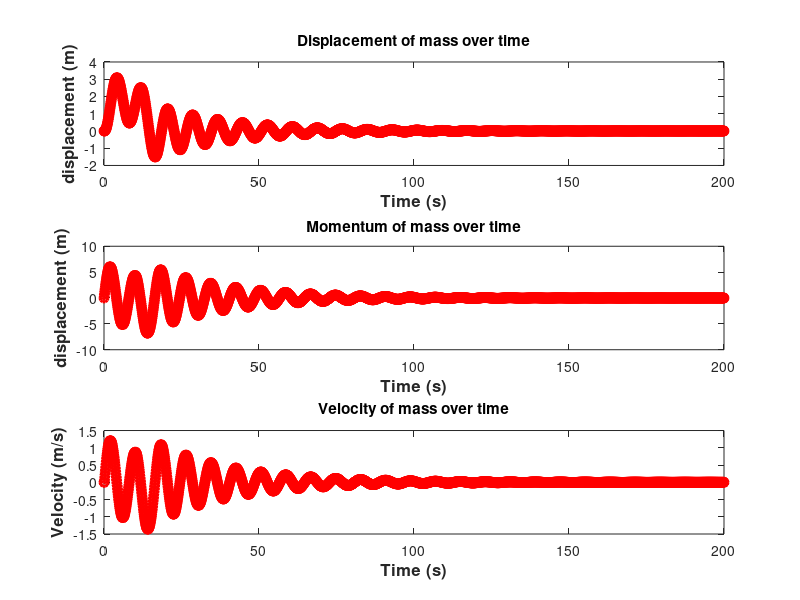
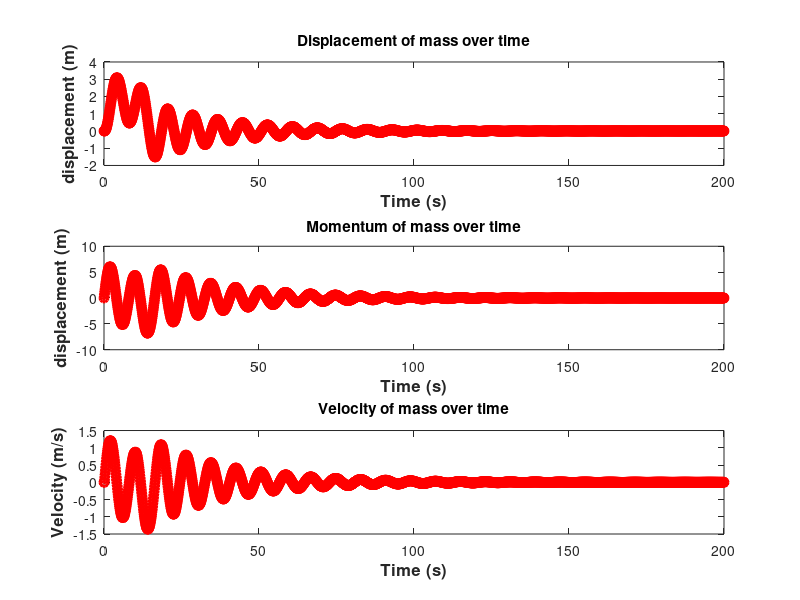
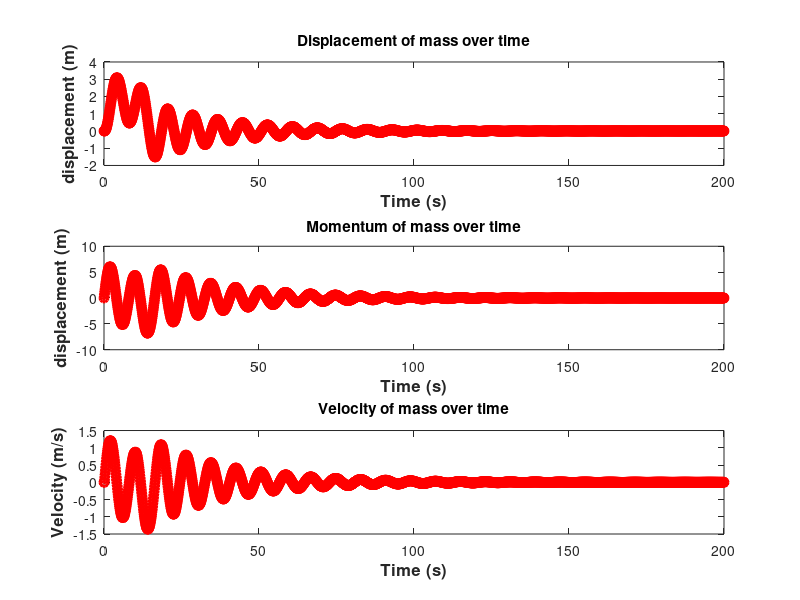
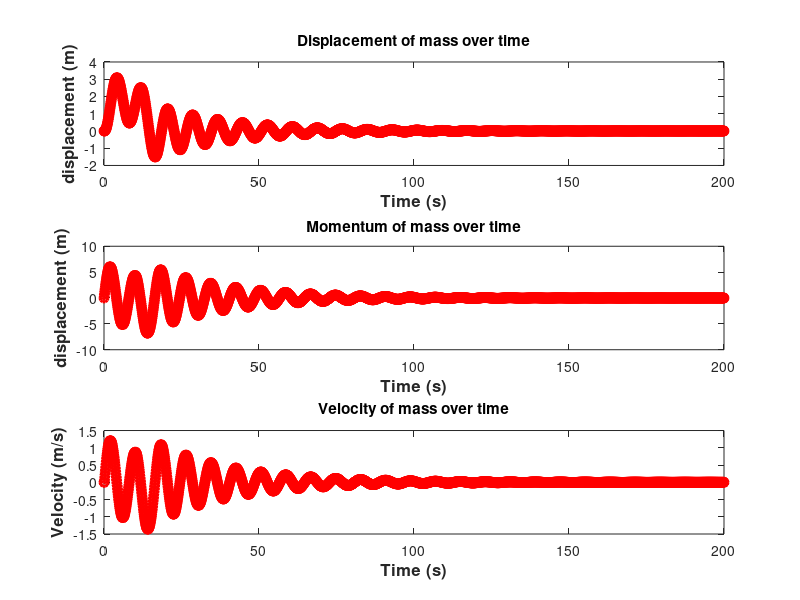

MATLAB code for these plots, in order:
%% This is a script to solve mass damping problem described at
%   Q5 Tutorial 1, CIVL3150. This script serves an example 
%   to solve ordinary differential equation using MATLAB
%  Some good habits to follow when developing your MATLAB script:
%  1. write scripts in three sections: (a) initialization
%    (b) main calculation loop and (c) result analysis
%  2. Declare the meaning and unit of the variable as
%    comment next to it.
%
%% ------- initialize simulation -----
% clear all declared variables
clear

% damper coefficient (kg/sec)
B = 1;

% spring constant (N/m) or (kg m /s2 )
k = 3;

% mass of the object (kg)
M = 5;

% time step (s), remember this value is a numerical parameter
%  Simulation result should always be independent from this parameter.
%  one way to check the dependency is to run the simulation with
%  different dt values and check the difference of the results
dt = 0.1;

% duration of simulation  (s)
tsim = 200;

% number of time steps estimated
nt = tsim/dt+1;

% t_ftd is x-axis (i.e., time) of the key points in the force-time 
%   diagram (s). notice that the last x-axis is the duration of 
%   simulation
t_ftd = [0,10,15,tsim];

% F_ftd is y-axis (i.e., force) of the key points in the force-time 
%   diagram (N or kgms-2). notice that the last y-axis is the force
%   at end of the simulation, which is zero
F_ftd = [5,5,0,0];

% defining arrays. Anything that changes with time can be defined
%   as an array (e.g., flow, converter or stock), the advantage of 
%   using array to store the values is that later one can plot and
%   analyze the change of value over time.
t = zeros(nt,1);
x = zeros(nt,1);
p = zeros(nt,1);
F = zeros(nt,1);
% an array for velocity (m/s), the inital value is 0
% note that the v array here is a converter, not a stock
% more information:
%  converter is a property written as a function of stock, and 
%   it changes over time. The common mistake is that converter
%   is written as function of flow.
%  For example: for the ice melting project, the surface area of
%   ice is a convert, as it changes overtime and it varies with
%   the mass of ice (which is a stoke). However, we never write
%   the surface area of ice as a function of melting rate, which 
%   a flow.
v = zeros(nt,1);

% an array for time (s), the initial time is 0. 
t(1) = 0;

% an array for mass displacement (m), the initial value is 2.
% mass displacement is the first stoke in the system
x(1) = 0;
 
% an array the momentum of the mass
p(1) = 0;

%% ---- main loop, use EULER method to solve the ordinary ---
%  ---- differential equation---
% equation

% defining loop for time
for i = 2:nt
    % the time point (s) of the current time step
    t(i) = t(i-1)+dt;
    % this line reveals that v is a converter as it is a function
    %  of p, which is a stock.
    v(i) = p(i-1)/M;


    % this  subsection gets the force at a time step based on
    % the force-time diagram given in the question brief
    % How it works:
    % cut the diagram into segments which can be represented by a line
    % function. for example, the line made by point (10,5) and (15,0) is the 
    % second segment. 
    % This segment can be expressed by force= ( 5-0)/(15-10) * (time-15) +0
    % The forward time index (F_fIdx) and backward time index (F_bIdx) for 
    % any time between 10 and 15s are 2 and 3. These indices are used to 
    % identify the segments that the current time locates
    % the forward index of time
    % think about how to use similar way to represent flow associated
    % with rainfall in project 2, especially when the simulation needs to 
    % run up to the second year? (function mod would be useful)
    F_fIdx = find((t_ftd-t(i))>0,1);
    % the backward index of time
    F_bIdx = F_fIdx-1;
    % the slope of the line segment
    k_f    = (F_ftd(F_fIdx)-F_ftd(F_bIdx)) / (t_ftd(F_fIdx)-t_ftd(F_bIdx))  ;
    % the force of time step i-1
    F(i-1) = k_f*(t(i-1)-t_ftd(F_fIdx))+F_ftd(F_fIdx) ;



    % net flows associated with the momentum balance
    % as it is using EULER method, all the flow are based on 
    % previous time step; if runge-kutta method is used, this
    % script has to be modified.
    f_n  = F(i-1)-k*x(i-1)-B*v(i-1);

    % calculate the momentum of the next time step (n+1)
    p(i) = p(i-1)+f_n*dt;
    % calculate the displacement of the next time step (n+1)
    x(i) = x(i-1)+v(i-1)*dt;
end


%% --------------- result analysis -------------
% create a figure handle for drawing
a.fig     = figure;
% fontsize of the figure
fontsize  = 12;
% linewidth of the figure
linewidth = 2;

% divide the plot region in 3 rows in a column, plot on the 
% first row
subplot(3,1,1)
% plot x as a function of t
% 'r-o' -- line in red (r), solid line (-) with circles (o)
% specify line width as the variable 'linewidth'
plot(t,x,'r-o','linewidth',linewidth)
% put label in x axis
xlabel('Time (s)','FontSize',fontsize,'FontWeight','bold')
% put label in y axis
ylabel('displacement (m)','FontSize',fontsize,'FontWeight','bold')
% give a title to the plot
title('Displacement of mass over time');


subplot(3,1,2)
plot(t,p,'r-o','linewidth',linewidth)
xlabel('Time (s)','FontSize',fontsize,'FontWeight','bold')
ylabel('displacement (m)','FontSize',fontsize,'FontWeight','bold')
title('Momentum of mass over time');


subplot(3,1,3)
plot(t,v,'r-o','linewidth',linewidth)
xlabel('Time (s)','FontSize',fontsize,'FontWeight','bold')
ylabel('Velocity (m/s)','FontSize',fontsize,'FontWeight','bold')
title('Velocity of mass over time');

print(a.fig,'mass.png','-dpng')   % png figure output
print(a.fig,'mass.tif','-dtiff','-r70')   % tif figure output
print(a.fig,'mass.eps','-depsc')  % vectorized figure output (publishing standard)
                               % it can be viewed using ghostscript, evince
			       % or by insterting it into word
saveas(a.fig,'mass.fig','fig') % save the matlab figure
